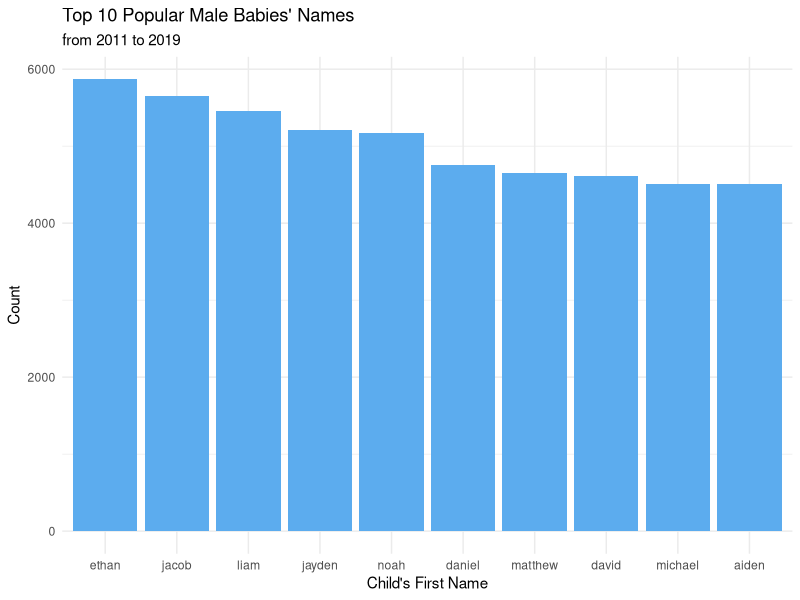
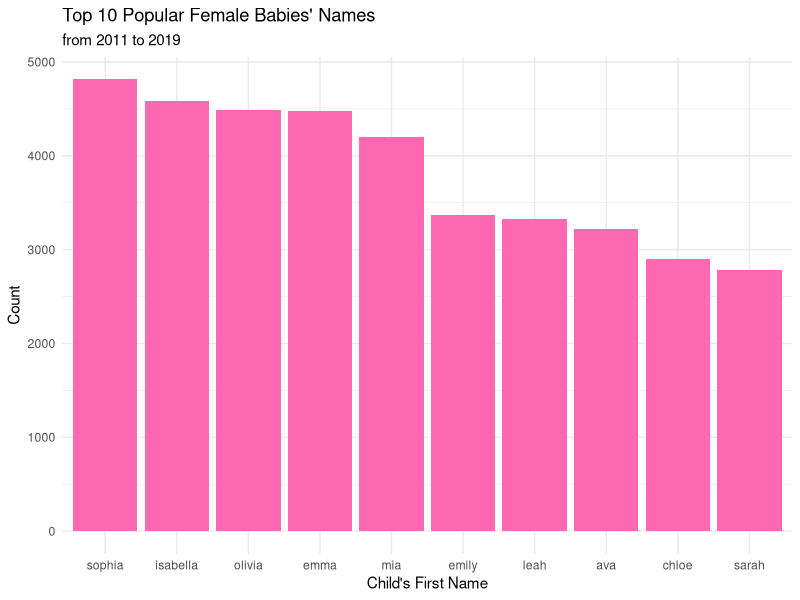
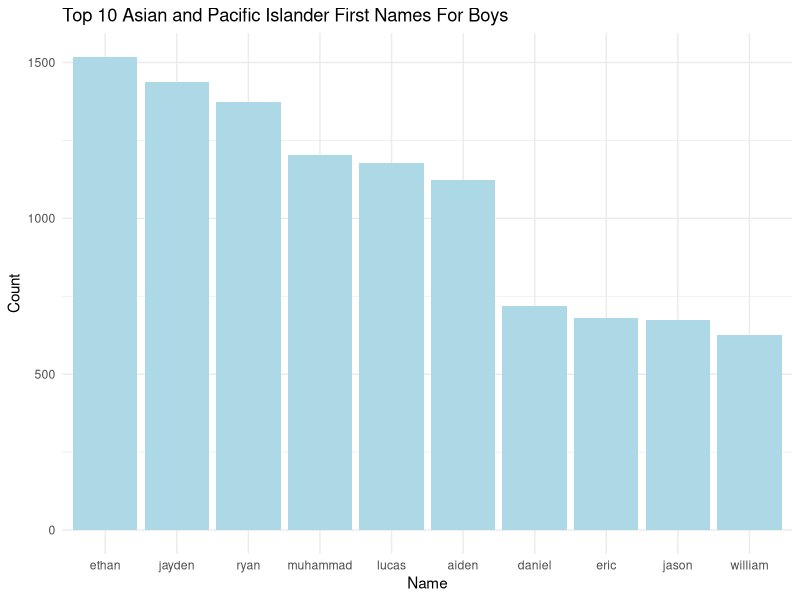
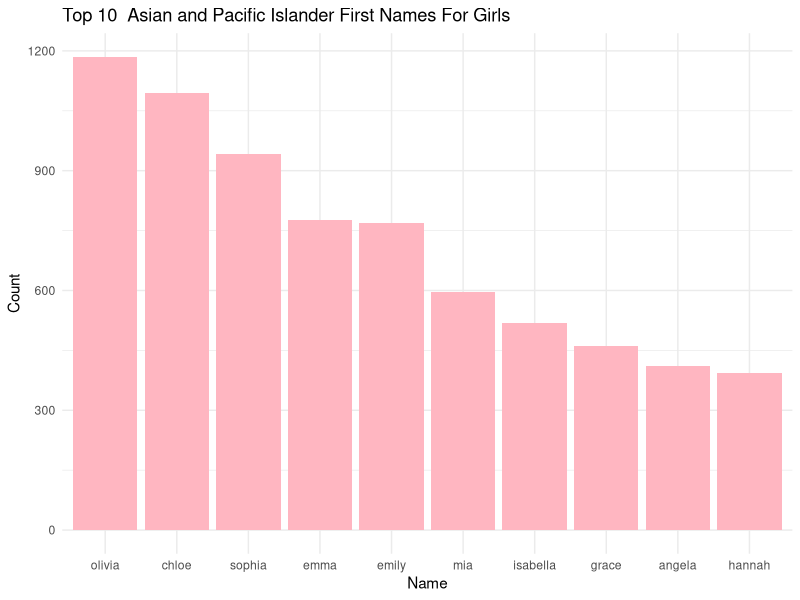
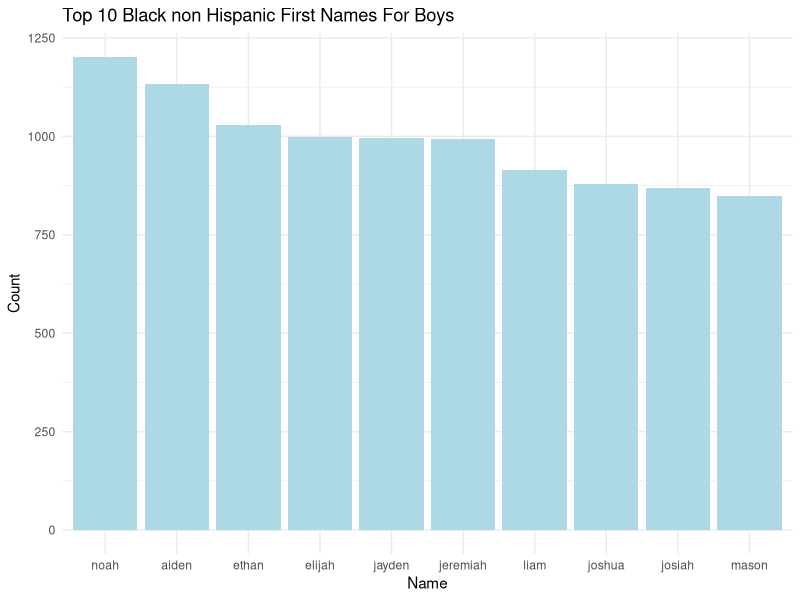
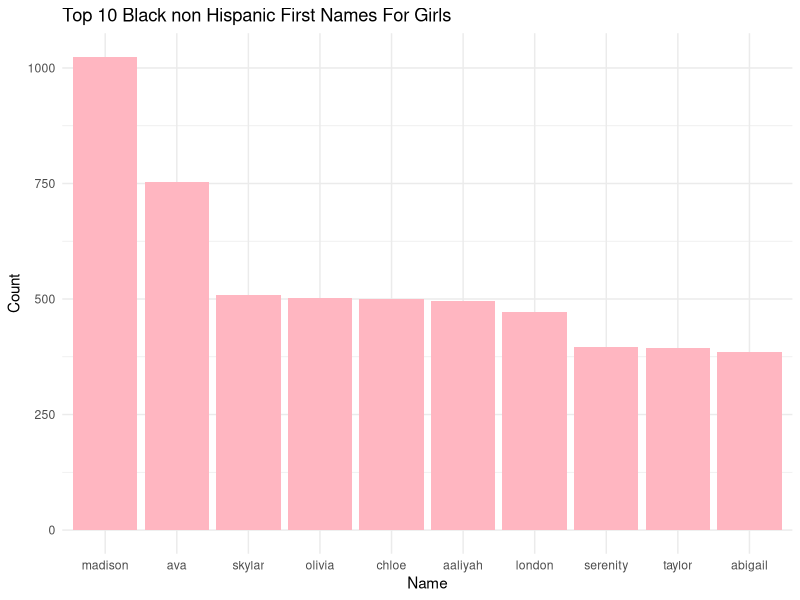
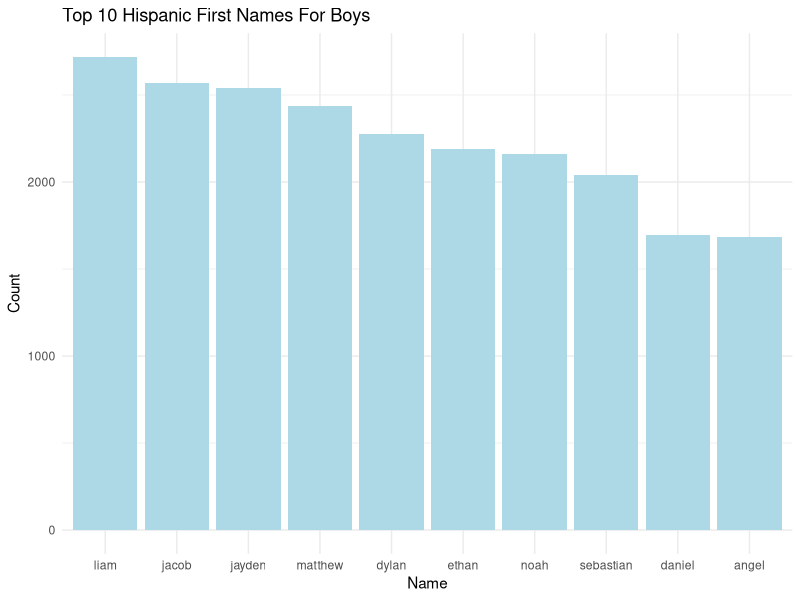
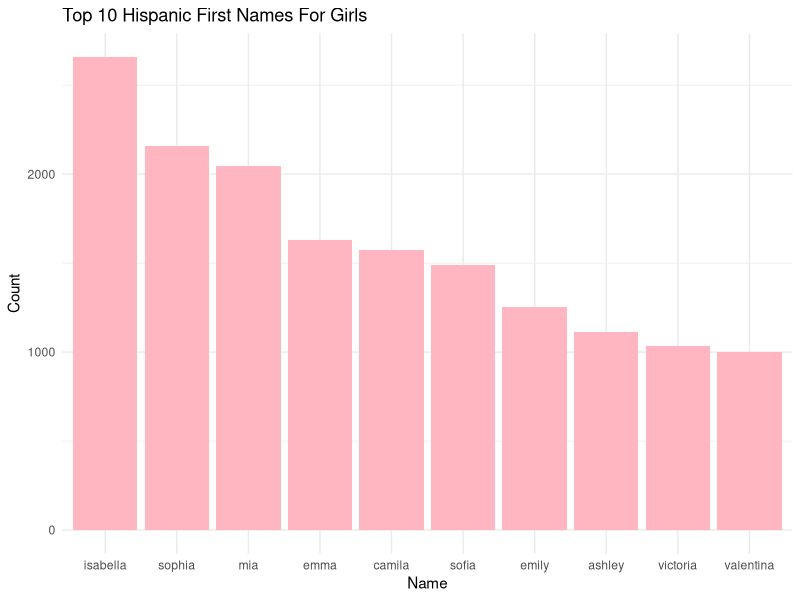

Recreate these plots in R, in order.
## ---- chunk 1
#| echo: false

BabyNames <- read.csv("Popular_Baby_Names.csv")
#colnames(BabyNames)
#str(BabyNames)


sum(is.na(BabyNames)) # check missing values; no missing values

library(dplyr)
# distinct this dataset; remove the repeated rows based on X element 


BabyNames$Child.s.First.Name <- tolower(BabyNames$Child.s.First.Name)

# Using unique function to get 
babynames<- unique(BabyNames) # remove the repeated rows; 

# combine the ethnic groups b/c they have the same meaning
modified_data <- babynames %>% mutate(Ethnicity = recode(Ethnicity, "BLACK NON HISP" = "BLACK NON HISPANIC" ,
                                                      "ASIAN AND PACI" = "ASIAN AND PACIFIC ISLANDER",
                                                      "WHITE NON HISP" = "WHITE NON HISPANIC" )) 

# check the result; there are total 4 levels in the ethnic groups
#M_data1 <- modified_data %>% group_by(Ethnicity) %>% count()
#M_data2 <- modified_data %>% group_by(Ethnicity, Gender) %>% count()
## ---- chunk 2
#| echo: false

# select top 10 female's names
vf_data <- modified_data %>% 
  filter(Gender == "FEMALE") %>% 
  group_by(Child.s.First.Name, Gender) %>% 
  summarise(freq = sum (Count),  .groups = "drop") %>% 
  arrange(desc(freq)) %>% head(10)

# select top 10 male's names
vm_data <- modified_data %>% 
  filter(Gender == "MALE") %>% 
  group_by(Child.s.First.Name, Gender) %>%
  summarise(freq = sum(Count), .groups = "drop") %>% 
  arrange(desc(freq)) %>% 
  head(10)
## ---- chunk 3
#| label: fig-genders1
#| fig-width: 8
#| fig-height: 4 # Change the figure dimensions using fig-width/height
#| out-width: 80% # This changes the size of the figure as rendered in the text. 
#| fig-cap: "Bar Graph of the Top 10 First Names for Males and Females"
#| echo: false

library(ggplot2)

vm_data$Child.s.First.Name <-factor(vm_data$Child.s.First.Name, levels = vm_data$Child.s.First.Name) 

ggplot(data=vm_data, aes(x= Child.s.First.Name, y=freq)) +
  geom_bar(stat="identity", fill = 'steelblue2') +
  theme(axis.text.x = element_text(angle =45, hjust = 1)) +
  labs(title = "Top 10 Popular Male Babies' Names", 
       subtitle = "from 2011 to 2019", 
       x = "Child's First Name", 
       y = "Count") + 
    theme_minimal()

vf_data$Child.s.First.Name <-factor(vf_data$Child.s.First.Name, levels = vf_data$Child.s.First.Name) 

ggplot(data=vf_data, aes(x= Child.s.First.Name, y=freq)) +
  geom_bar(stat="identity", fill = 'hotpink') +
  theme(axis.text.x = element_text(angle =45, hjust = 1)) +
  labs(title = "Top 10 Popular Female Babies' Names", 
       subtitle = "from 2011 to 2019", 
       x = "Child's First Name", 
       y = "Count") + 
    theme_minimal()
## ---- chunk 4
#| echo: false

# top 10 names in ethnic group of API between Males and Females
em1_data <- modified_data %>% select('Ethnicity', 'Gender' , 'Child.s.First.Name', 'Count') %>% filter(Ethnicity == "ASIAN AND PACIFIC ISLANDER" & Gender == "MALE") %>% group_by(Child.s.First.Name) %>% summarise(freqM_API = sum(Count), .groups = "drop") %>% arrange(desc(freqM_API)) %>% head(n=10)

ef1_data <- modified_data %>% select('Ethnicity', 'Gender' , 'Child.s.First.Name', 'Count') %>% filter(Ethnicity == "ASIAN AND PACIFIC ISLANDER", Gender == "FEMALE") %>% group_by(Child.s.First.Name) %>% summarise(freqF_API = sum(Count)) %>% arrange(desc(freqF_API)) %>% slice_head(n=10)


# top 10 names in ethnic group of BNH between Males and Females
em2_data <- modified_data %>% select('Ethnicity', 'Gender' , 'Child.s.First.Name', 'Count') %>% filter(Ethnicity == "BLACK NON HISPANIC", Gender == "MALE") %>% group_by(Child.s.First.Name) %>% summarise(freqM_BNH = sum(Count)) %>% arrange(desc(freqM_BNH)) %>% slice_head(n=10)

ef2_data <- modified_data %>% select('Ethnicity', 'Gender' , 'Child.s.First.Name', 'Count') %>% filter(Ethnicity == "BLACK NON HISPANIC", Gender == "FEMALE") %>% group_by(Child.s.First.Name) %>% summarise(freqF_BNH = sum(Count)) %>% arrange(desc(freqF_BNH)) %>% slice_head(n=10)

# top 10 names in ethnic group of H between Males and Females
em3_data <- modified_data %>% select('Ethnicity', 'Gender' , 'Child.s.First.Name', 'Count') %>% filter(Ethnicity == "HISPANIC", Gender == "MALE") %>% group_by(Child.s.First.Name) %>% summarise(freqM_H = sum(Count)) %>% arrange(desc(freqM_H)) %>% slice_head(n=10)

ef3_data <- modified_data %>% select('Ethnicity', 'Gender' , 'Child.s.First.Name', 'Count') %>% filter(Ethnicity == "HISPANIC", Gender == "FEMALE") %>% group_by(Child.s.First.Name) %>% summarise(freqF_H = sum(Count)) %>% arrange(desc(freqF_H)) %>% slice_head(n=10)

# top 10 names in ethnic group of WNH between Males and Females
em4_data <- modified_data %>% select('Ethnicity', 'Gender' , 'Child.s.First.Name', 'Count') %>% filter(Ethnicity == "WHITE NON HISPANIC", Gender == "MALE") %>% group_by(Child.s.First.Name) %>% summarise(freqM_WNH = sum(Count)) %>% arrange(desc(freqM_WNH)) %>% slice_head(n=10)

ef4_data <- modified_data %>% select('Ethnicity', 'Gender' , 'Child.s.First.Name', 'Count') %>% filter(Ethnicity == "WHITE NON HISPANIC", Gender == "FEMALE") %>% group_by(Child.s.First.Name) %>% summarise(freqF_WNH = sum(Count)) %>% arrange(desc(freqF_WNH)) %>% slice_head(n=10)

## ---- chunk 5
#| label: fig-genders2
#| fig-width: 8
#| fig-height: 4 # Change the figure dimensions using fig-width/height
#| out-width: 80% # This changes the size of the figure as rendered in the text. 
#| fig-cap: "Bar Graph of the Top 10 Males Names for Asian and Pacific Islander "
#| echo: false


# display in ordered by count
em1_data$Child.s.First.Name <-factor(em1_data$Child.s.First.Name, levels = em1_data$Child.s.First.Name) 

ggplot(data = em1_data, aes(x = Child.s.First.Name, y = freqM_API)) + 
  geom_bar(stat = "identity", fill = 'lightblue') +  
  theme(axis.text.x = element_text(angle = 45, hjust = 1)) + 
  labs(title = "Top 10 Asian and Pacific Islander First Names For Boys",
       x = "Name",
       y = "Count") + 
      theme_minimal()
## ---- chunk 6
#| label: fig-genders3
#| fig-width: 8
#| fig-height: 4 # Change the figure dimensions using fig-width/height
#| out-width: 80% # This changes the size of the figure as rendered in the text. 
#| fig-cap: "Bar Graph of the Top 10 Females Names for Asian and Pacific Islander"
#| echo: false


# display in ordered by count
ef1_data$Child.s.First.Name <-factor(ef1_data$Child.s.First.Name, levels = ef1_data$Child.s.First.Name) 

ggplot(data = ef1_data, aes(x = Child.s.First.Name, y = freqF_API)) + 
  geom_bar(stat = "identity", fill = 'lightpink') +  
  theme(axis.text.x = element_text(angle = 45, hjust = 1)) + 
  labs(title = "Top 10  Asian and Pacific Islander First Names For Girls",
       x = "Name",
       y = "Count") + 
      theme_minimal()
## ---- chunk 7
#| label: fig-genders4
#| fig-width: 8
#| fig-height: 4 # Change the figure dimensions using fig-width/height
#| out-width: 80% # This changes the size of the figure as rendered in the text. 
#| fig-cap: "Bar Graph of the Top 10 Males Names for Black Non-Hispanic "
#| echo: false


# display in ordered by count
em2_data$Child.s.First.Name <-factor(em2_data$Child.s.First.Name, levels = em2_data$Child.s.First.Name) 

ggplot(data = em2_data, aes(x = Child.s.First.Name, y = freqM_BNH)) + 
  geom_bar(stat = "identity", fill = 'lightblue') +  
  theme(axis.text.x = element_text(angle = 45, hjust = 1)) + 
  labs(title = "Top 10 Black non Hispanic First Names For Boys",
       x = "Name",
       y = "Count") + 
      theme_minimal()
## ---- chunk 8
#| label: fig-genders5
#| fig-width: 8
#| fig-height: 4 # Change the figure dimensions using fig-width/height
#| out-width: 80% # This changes the size of the figure as rendered in the text. 
#| fig-cap: "Bar Graph of the Top 10 Females Names for Black Non-Hispanic"
#| echo: false

# display in ordered by count
ef2_data$Child.s.First.Name <-factor(ef2_data$Child.s.First.Name, levels = ef2_data$Child.s.First.Name) 

ggplot(data = ef2_data, aes(x = Child.s.First.Name, y = freqF_BNH)) + 
  geom_bar(stat = "identity", fill = 'lightpink') +  
  theme(axis.text.x = element_text(angle = 45, hjust = 1)) + 
  labs(title = "Top 10 Black non Hispanic First Names For Girls",
       x = "Name",
       y = "Count") + 
      theme_minimal()
## ---- chunk 9
#| label: fig-genders6
#| fig-width: 8
#| fig-height: 4 # Change the figure dimensions using fig-width/height
#| out-width: 80% # This changes the size of the figure as rendered in the text. 
#| fig-cap: "Bar Graph of the Top 10 Males Names for Hispanic"
#| echo: false


# display in ordered by count
em3_data$Child.s.First.Name <-factor(em3_data$Child.s.First.Name, levels = em3_data$Child.s.First.Name) 

ggplot(data = em3_data, aes(x = Child.s.First.Name, y = freqM_H)) + 
  geom_bar(stat = "identity", fill = 'lightblue') +  
  theme(axis.text.x = element_text(angle = 45, hjust = 1)) + 
  labs(title = "Top 10 Hispanic First Names For Boys",
       x = "Name",
       y = "Count") + 
      theme_minimal()
## ---- chunk 10
#| label: fig-genders7
#| fig-width: 8
#| fig-height: 4 # Change the figure dimensions using fig-width/height
#| out-width: 80% # This changes the size of the figure as rendered in the text. 
#| fig-cap: "Bar Graph of the Top 10 Females Names for Hispanic"
#| echo: false


# display in ordered by count
ef3_data$Child.s.First.Name <-factor(ef3_data$Child.s.First.Name, levels = ef3_data$Child.s.First.Name) 

ggplot(data = ef3_data, aes(x = Child.s.First.Name, y = freqF_H)) + 
  geom_bar(stat = "identity", fill = 'lightpink') +  
  theme(axis.text.x = element_text(angle = 45, hjust = 1)) + 
  labs(title = "Top 10 Hispanic First Names For Girls",
       x = "Name",
       y = "Count") + 
      theme_minimal()
## ---- chunk 11
#| label: fig-genders8
#| fig-width: 8
#| fig-height: 4 # Change the figure dimensions using fig-width/height
#| out-width: 80% # This changes the size of the figure as rendered in the text. 
#| fig-cap: "Bar Graph of the Top 10 Males Names for White Non-Hispanic"
#| echo: false

# display in ordered by count
em4_data$Child.s.First.Name <-factor(em4_data$Child.s.First.Name, levels = em4_data$Child.s.First.Name) 

ggplot(data = em4_data, aes(x = Child.s.First.Name, y = freqM_WNH)) + 
  geom_bar(stat = "identity", fill = 'lightblue') +  
  theme(axis.text.x = element_text(angle = 45, hjust = 1)) + 
  labs(title = "Top 10 White Non Hispanic First Names For Boys",
       x = "Name",
       y = "Count") + 
      theme_minimal()
## ---- chunk 12
#| label: fig-genders9
#| fig-width: 8
#| fig-height: 4 # Change the figure dimensions using fig-width/height
#| out-width: 80% # This changes the size of the figure as rendered in the text. 
#| fig-cap: "Bar Graph of the Top 10 Females Names for White Non-Hispanic"
#| echo: false


# display in ordered by count
ef4_data$Child.s.First.Name <-factor(ef4_data$Child.s.First.Name, levels = ef4_data$Child.s.First.Name) 

ggplot(data = ef4_data, aes(x = Child.s.First.Name, y = freqF_WNH)) + 
  geom_bar(stat = "identity", fill = 'lightpink') +  
  theme(axis.text.x = element_text(angle = 45, hjust = 1)) + 
  labs(title = "Top 10 White Non Hispanic First Names For Girls",
       x = "Name",
       y = "Count") + 
      theme_minimal()
## ---- chunk 13
#| echo: false
#| 


library(dplyr)
# develop merge of males between 2 ethnic groups
inner_M1 <- inner_join(em1_data, em3_data, by = "Child.s.First.Name")
inner_M2 <- inner_join(em2_data, em4_data, by = "Child.s.First.Name") 
#inner_M2 # no common result; why? different culture

# expand dataset with top 20 names
em22_data <- modified_data %>% select('Ethnicity', 'Gender' , 'Child.s.First.Name', 'Count') %>% filter(Ethnicity == "BLACK NON HISPANIC", Gender == "MALE") %>% group_by(Child.s.First.Name) %>% summarise(freqM_BNH = sum(Count)) %>% arrange(desc(freqM_BNH)) %>% slice_head(n=20)

em44_data <- modified_data %>% select('Ethnicity', 'Gender' , 'Child.s.First.Name', 'Count') %>% filter(Ethnicity == "WHITE NON HISPANIC", Gender == "MALE") %>% group_by(Child.s.First.Name) %>% summarise(freqM_WNH = sum(Count)) %>% arrange(desc(freqM_WNH)) %>% slice_head(n=20)


inner_M22 <- inner_join(em22_data, em44_data, by = "Child.s.First.Name")
#inner_M22 # luckily, we get common results but the culture plays an important role in names

####---------------------------------------------------------------------------------------------####

# develop merge of female between 2 ethnic groups
inner_F1 <- inner_join(ef1_data, ef3_data, by = "Child.s.First.Name")
inner_F2 <- inner_join(ef2_data, ef4_data, by = "Child.s.First.Name")
#inner_F2 # only one common names

ef22_data <- modified_data %>% select('Ethnicity', 'Gender' , 'Child.s.First.Name', 'Count') %>% filter(Ethnicity == "BLACK NON HISPANIC", Gender == "FEMALE") %>% group_by(Child.s.First.Name) %>% summarise(freqF_BNH = sum(Count)) %>% arrange(desc(freqF_BNH)) %>% slice_head(n=20)

ef44_data <- modified_data %>% select('Ethnicity', 'Gender' , 'Child.s.First.Name', 'Count') %>% filter(Ethnicity == "WHITE NON HISPANIC", Gender == "FEMALE") %>% group_by(Child.s.First.Name) %>% summarise(freqF_WNH = sum(Count)) %>% arrange(desc(freqF_WNH)) %>% slice_head(n=20)

inner_F22 <- inner_join(ef22_data, ef44_data, by = "Child.s.First.Name")
#inner_F22 # Again, cultures difference 

####-----------------------------------------------------------------------####
## ---- chunk 14
#| echo: false
#| 

# expand dataset with top 50 names
em50_BNH_data <- modified_data %>% select('Ethnicity', 'Gender' , 'Child.s.First.Name', 'Count') %>% filter(Ethnicity == "BLACK NON HISPANIC", Gender == "MALE") %>% group_by(Child.s.First.Name) %>% summarise(freqM_BNH = sum(Count)) %>% arrange(desc(freqM_BNH)) %>% slice_head(n=50)

em50_WNP_data <- modified_data %>% select('Ethnicity', 'Gender' , 'Child.s.First.Name', 'Count') %>% filter(Ethnicity == "WHITE NON HISPANIC", Gender == "MALE") %>% group_by(Child.s.First.Name) %>% summarise(freqM_WNH = sum(Count)) %>% arrange(desc(freqM_WNH)) %>% slice_head(n=50)


inner_M50 <- inner_join(em50_BNH_data, em50_WNP_data, by = "Child.s.First.Name")
#inner_M50 # more common names but not too much

####---------------------------------------------------------------------------------------------####


ef50_BNH_data <- modified_data %>% select('Ethnicity', 'Gender' , 'Child.s.First.Name', 'Count') %>% filter(Ethnicity == "BLACK NON HISPANIC", Gender == "FEMALE") %>% group_by(Child.s.First.Name) %>% summarise(freqF_BNH = sum(Count)) %>% arrange(desc(freqF_BNH)) %>% slice_head(n=50)

ef50_WNH_data <- modified_data %>% select('Ethnicity', 'Gender' , 'Child.s.First.Name', 'Count') %>% filter(Ethnicity == "WHITE NON HISPANIC", Gender == "FEMALE") %>% group_by(Child.s.First.Name) %>% summarise(freqF_WNH = sum(Count)) %>% arrange(desc(freqF_WNH)) %>% slice_head(n=50)

inner_F50 <- inner_join(ef50_BNH_data, ef50_WNH_data, by = "Child.s.First.Name")
#inner_F50 # Again, cultures difference 

####-----------------------------------------------------------------------####
## ---- chunk 15
#| label: fig-ethnic2
#| fig-width: 8
#| fig-height: 4 
#| out-width: 80%  
#| fig-cap: "Side-by-Side Bar Graph of Common Names Among the Top 20 for WNH and BNH Males"
#| echo: false

library(reshape2)
melt_M22 <- melt(inner_M22, id.vars = 'Child.s.First.Name')
melt_M22$variable <- as.character(melt_M22$variable )
melt_M22$variable <- gsub('freqM_BNH', 'Black non-Hispanic - Male', melt_M22$variable)
melt_M22$variable <- gsub('freqM_WNH', 'White non-Hispanic - Male', melt_M22$variable)

ggplot(data = melt_M22, aes(x = Child.s.First.Name, y = value, fill = variable)) + 
  geom_bar(stat = "identity", position = position_dodge()) +  
  theme(axis.text.x = element_text(angle = 45, hjust = 1)) +  
  labs(title = "Common Males Frist Name Between Black non-Hispanic and White non-Hispanic",
        subtitle = "within top 20", 
       x = "Name",
       y = "Frequency",
       fill = "Ethnic Group")+
  theme_minimal()

## ---- chunk 16
#| label: fig-ethnic4
#| fig-width: 8
#| fig-height: 4 
#| out-width: 80%  
#| fig-cap: "Side-by-Side Bar Graph of Common Names Among the Top 10 for WNH and BNH Females" 
#| echo: false


melt_F2 <- melt(inner_F2, id.vars = 'Child.s.First.Name')
melt_F2$variable <- as.character(melt_F2$variable )
melt_F2$variable <- gsub('freqF_BNH', 'Black non-Hispanic - Female', melt_F2$variable)
melt_F2$variable <- gsub('freqF_WNH', 'White non-Hispanic - Female', melt_F2$variable)

ggplot(data = melt_F2, aes(x = Child.s.First.Name, y = value, fill = variable)) + 
  geom_bar(stat = "identity", position = position_dodge()) +  
  theme(axis.text.x = element_text(angle = 45, hjust = 1)) +  
  labs(title = "Common Females Frist Name Between Black non-Hispanic and White non-Hispanic",
        subtitle = "within top 10", 
       x = "Name",
       y = "Frequency",
       fill = "Ethnic Group")+
  theme_minimal()

## ---- chunk 17
#| label: fig-ethnic5
#| fig-width: 8
#| fig-height: 4 
#| out-width: 80%  
#| fig-cap: "Side-by-Side Bar Graph of Common Names Among the Top 20 for WNH and BNH Females"
#| echo: false


melt_F22 <- melt(inner_F22, id.vars = 'Child.s.First.Name')
melt_F22$variable <- as.character(melt_F22$variable )
melt_F22$variable <- gsub('freqF_BNH', 'Black non-Hispanic - Female', melt_F22$variable)
melt_F22$variable <- gsub('freqF_WNH', 'White non-Hispanic - Female', melt_F22$variable)

ggplot(data = melt_F22, aes(x = Child.s.First.Name, y = value, fill = variable)) + 
  geom_bar(stat = "identity", position = position_dodge()) +  
  theme(axis.text.x = element_text(angle = 45, hjust = 1)) +  
  labs(title = "Common Females Frist Name Between Black non-Hispanic and White non-Hispanic",
        subtitle = "within top 20", 
       x = "Name",
       y = "Frequency",
       fill = "Ethnic Group")+
  theme_minimal()

## ---- chunk 18
#| label: fig-ethnic1
#| fig-width: 8
#| fig-height: 4 
#| out-width: 80%  
#| fig-cap: "Side-by-Side Bar Graph of Common Names Among the Top 10 for API and H Males"
#| echo: false

library(reshape2)
melt_M1 <- melt(inner_M1, id.vars = 'Child.s.First.Name')
melt_M1$variable <- as.character(melt_M1$variable )
melt_M1$variable <- gsub('freqM_API', 'Asian Pacific Islander - Male', melt_M1$variable)
melt_M1$variable <- gsub('freqM_H', 'Hispanic - Male', melt_M1$variable)

ggplot(data = melt_M1, aes(x = Child.s.First.Name, y = value, fill = variable)) + 
  geom_bar(stat = "identity", position = position_dodge()) +  
  theme(axis.text.x = element_text(angle = 45, hjust = 1)) +  
  labs(title = "Common Males Frist Name Between Asian Pacific Islander and Hispanic",
        subtitle = "within top 10", 
       x = "Name",
       y = "Frequency",
       fill = "Ethnic Group")+
  theme_minimal()

## ---- chunk 19
#| label: fig-ethnic3
#| fig-width: 8
#| fig-height: 4 
#| out-width: 80%  
#| fig-cap: "Side-by-Side Bar Graph of Common Names Among the Top 10 for API and H Females"
#| echo: false


inner_F1 <- melt(inner_F1, id.vars = 'Child.s.First.Name')
inner_F1$variable <- as.character(inner_F1$variable )
inner_F1$variable <- gsub('freqF_API', 'Asian Pacific Islander - Female', inner_F1$variable)
inner_F1$variable <- gsub('freqF_H', 'Hispanic - Female', inner_F1$variable)

ggplot(data = inner_F1, aes(x = Child.s.First.Name, y = value, fill = variable)) + 
  geom_bar(stat = "identity", position = position_dodge()) +  
  theme(axis.text.x = element_text(angle = 45, hjust = 1)) +  
  labs(title = "Common Female Frist Name Between Asian Pacific Islander and Hispanic",
        subtitle = "within top 10", 
       x = "Name",
       y = "Frequency",
       fill = "Ethnic Group") +
  theme_minimal()
## ---- chunk 20
#| echo: false

## Develop Unisex Name: merge males and females within the same ethnic groups 
em1_100_data <- modified_data %>% select('Ethnicity', 'Gender' , 'Child.s.First.Name', 'Count') %>% filter(Ethnicity == "ASIAN AND PACIFIC ISLANDER" & Gender == "MALE") %>% group_by(Child.s.First.Name) %>% summarise(freqM_API = sum(Count), .groups = "drop") %>% arrange(desc(freqM_API)) %>% head(n=1000)

ef1_100_data <- modified_data %>% select('Ethnicity', 'Gender' , 'Child.s.First.Name', 'Count') %>% filter(Ethnicity == "ASIAN AND PACIFIC ISLANDER", Gender == "FEMALE") %>% group_by(Child.s.First.Name) %>% summarise(freqF_API = sum(Count)) %>% arrange(desc(freqF_API)) %>% slice_head(n=1000)

inner_com1 <- inner_join(em1_100_data, ef1_100_data, by = "Child.s.First.Name")
# found 4 unisex names


em2_100_data <- modified_data %>% select('Ethnicity', 'Gender' , 'Child.s.First.Name', 'Count') %>% filter(Ethnicity == "BLACK NON HISPANIC", Gender == "MALE") %>% group_by(Child.s.First.Name) %>% summarise(freqM_BNH = sum(Count)) %>% arrange(desc(freqM_BNH)) %>% slice_head(n=1000)

ef2_100_data <- modified_data %>% select('Ethnicity', 'Gender' , 'Child.s.First.Name', 'Count') %>% filter(Ethnicity == "BLACK NON HISPANIC", Gender == "FEMALE") %>% group_by(Child.s.First.Name) %>% summarise(freqF_BNH = sum(Count)) %>% arrange(desc(freqF_BNH)) %>% slice_head(n=1000)

inner_com2 <- inner_join(em2_100_data, ef2_100_data, by = "Child.s.First.Name")
# no result

### selected 1000 to see whether there is unisex name; check M_data2 to each # of each gender or ethnic group
em3_100_data <- modified_data %>% select('Ethnicity', 'Gender' , 'Child.s.First.Name', 'Count') %>% filter(Ethnicity == "HISPANIC", Gender == "MALE") %>% group_by(Child.s.First.Name) %>% summarise(freqM_H = sum(Count)) %>% arrange(desc(freqM_H)) %>% slice_head(n=1000)

ef3_100_data <- modified_data %>% select('Ethnicity', 'Gender' , 'Child.s.First.Name', 'Count') %>% filter(Ethnicity == "HISPANIC", Gender == "FEMALE") %>% group_by(Child.s.First.Name) %>% summarise(freqF_H = sum(Count)) %>% arrange(desc(freqF_H)) %>% slice_head(n=1000)

inner_com3 <- inner_join(em3_100_data, ef3_100_data, by = "Child.s.First.Name")


em4_100_data <- modified_data %>% select('Ethnicity', 'Gender' , 'Child.s.First.Name', 'Count') %>% filter(Ethnicity == "WHITE NON HISPANIC", Gender == "MALE") %>% group_by(Child.s.First.Name) %>% summarise(freqM_WNH = sum(Count)) %>% arrange(desc(freqM_WNH)) %>% slice_head(n=1000)

ef4_100_data <- modified_data %>% select('Ethnicity', 'Gender' , 'Child.s.First.Name', 'Count') %>% filter(Ethnicity == "WHITE NON HISPANIC", Gender == "FEMALE") %>% group_by(Child.s.First.Name) %>% summarise(freqF_WNH = sum(Count)) %>% arrange(desc(freqF_WNH)) %>% slice_head(n=1000)

inner_com4 <- inner_join(em4_100_data, ef4_100_data, by = "Child.s.First.Name")

# Females Names
VF_data <- modified_data %>% 
  filter(Gender == "FEMALE") %>% 
  group_by(Child.s.First.Name, Gender) %>% 
  summarise(freq = sum (Count),  .groups = "drop") %>% 
  arrange(desc(freq))

# Males Names
VM_data <- modified_data %>% 
  filter(Gender == "MALE") %>% 
  group_by(Child.s.First.Name, Gender) %>%
  summarise(freq = sum(Count), .groups = "drop") %>% 
  arrange(desc(freq))

inner_COM <- inner_join(VF_data, VM_data, by = "Child.s.First.Name") %>% head(10)

###----------------------------------------------------------------------###

library(tidyr)
df_long <- pivot_longer(inner_COM, 
                        cols = c(freq.x, freq.y), 
                        names_to = "Gender", 
                        values_to = "Frequency",
                        names_prefix = "freq.")
df_long$Gender <- recode(df_long$Gender, 'x' = 'FEMALE', 'y' = 'MALE')
## ---- chunk 21
#| label: fig-combined
#| fig-width: 8
#| fig-height: 4 
#| out-width: 80%  
#| fig-cap: "Side-by-Side Bar Graph of Unisex Names"
#| echo: false


ggplot(data = df_long, aes(x = Child.s.First.Name, y = Frequency, fill = Gender)) + 
  geom_bar(stat = "identity", position = position_dodge()) +  
  theme(axis.text.x = element_text(angle = 90, hjust = 1)) +  
  labs(title = "Unisex Names Frenquency by Gender",
       x = "Name",
       y = "Frequency",
       fill = "Gender")+
  theme_minimal()
## ---- chunk 22
#| echo: false

library(stringr)
# calculate the length of letter of each name
length_data <- modified_data %>% mutate(N.Length = str_count(Child.s.First.Name, "[A-Za-z]")) %>% mutate(T.length = Count * N.Length) 
# calculate the average number of letters in each year for males and females
avglength_data <- length_data  %>% group_by(Year.of.Birth, Gender) %>% 
  summarise(Avg.Letters = mean(N.Length, na.rm = TRUE), .groups = "drop") %>% 
  arrange(Year.of.Birth, Gender)
# calculate the average number of letters in each year for each ethnic groups
avglength_data_ethnic <- length_data  %>% group_by(Year.of.Birth, Ethnicity) %>% 
  summarise(Avg.Letters = mean(N.Length, na.rm = TRUE), .groups = "drop") %>% 
  arrange(Year.of.Birth, Ethnicity)

## ---- chunk 23
#| label: fig-AverageLength1
#| fig-width: 8
#| fig-height: 4 
#| out-width: 80%  
#| fig-cap: "Average Length of First Names for Males and Females"
#| echo: false


ggplot(data = avglength_data, aes(x = Year.of.Birth, y = Avg.Letters, color = Gender, group = Gender)) + 
  geom_line() +
  geom_point() +
  scale_x_continuous(breaks = seq(2011, 2019, by=1), limits = c(2011, 2019)) +
  labs(title = "Average Number of Letters in Babies' Name by Gender", 
       subtitle = "from 2011 to 2019", 
       x = "Year", 
       y = "Average Number of Letters") + 
    theme_minimal()
## ---- chunk 24
#| label: fig-AverageLength2
#| fig-width: 8
#| fig-height: 4 
#| out-width: 80%  
#| fig-cap: "Average Length of First Names for Different Ethnic Groups"
#| echo: false


ggplot(data = avglength_data_ethnic, aes(x = Year.of.Birth, y = Avg.Letters, color = Ethnicity, group = Ethnicity)) + 
  geom_line() +
  geom_point() +
  scale_x_continuous(breaks = seq(2011, 2019, by=1), limits = c(2011, 2019)) +
  labs(title = "Average Number of Letters in Babies' Name by Ethnicity", 
       subtitle = "from 2011 to 2019", 
       x = "Year", 
       y = "Average Number of Letters") + 
    theme_minimal()
